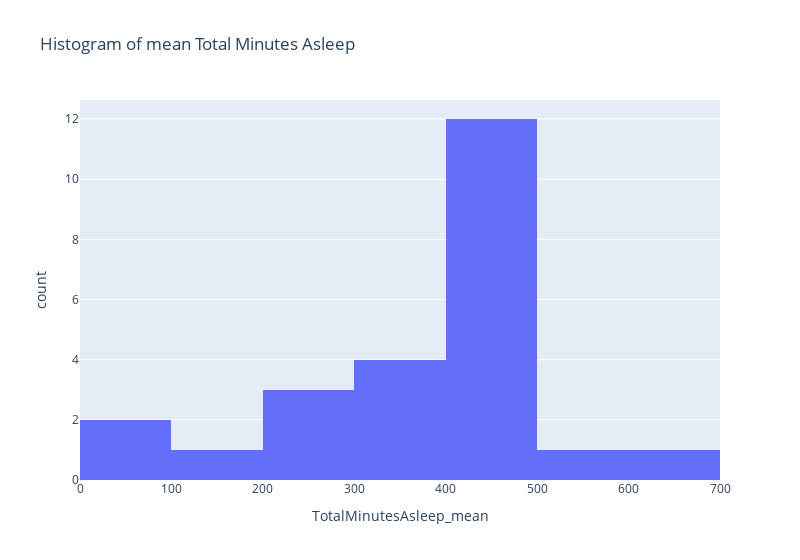

Notebook cell for this chart:
### Code cell
px.histogram(
    sleepDay_agg,
    x='TotalMinutesAsleep_mean',
    title='Histogram of mean Total Minutes Asleep',
    width=800
)

### Figure 1 — Plotly figure (JSON) as saved in the notebook; plotly's stock layout.template omitted (floating-point values rounded to 4 significant figures)
{"data": [{"alignmentgroup": "True", "bingroup": "x", "hovertemplate": "TotalMinutesAsleep_mean=%{x}<br>count=%{y}<extra></extra>", "legendgroup": "", "marker": {"color": "#636efa", "pattern": {"shape": ""}}, "name": "", "offsetgroup": "", "orientation": "v", "showlegend": false, "type": "histogram", "x": [360.3, 294, 652, 417, 506.2, 61, 446.8, 293.6, 349.4, 476.7, 403.1, 385.2, 127.6, 421.1, 463.5, 432, 478.8, 349.7, 448, 68.5, 453.1, 297, 443.3, 435.7], "xaxis": "x", "yaxis": "y"}], "layout": {"barmode": "relative", "legend": {"tracegroupgap": 0}, "title": {"text": "Histogram of mean Total Minutes Asleep"}, "width": 800, "xaxis": {"anchor": "y", "domain": [0, 1], "title": {"text": "TotalMinutesAsleep_mean"}}, "yaxis": {"anchor": "x", "domain": [0, 1], "title": {"text": "count"}}}}
